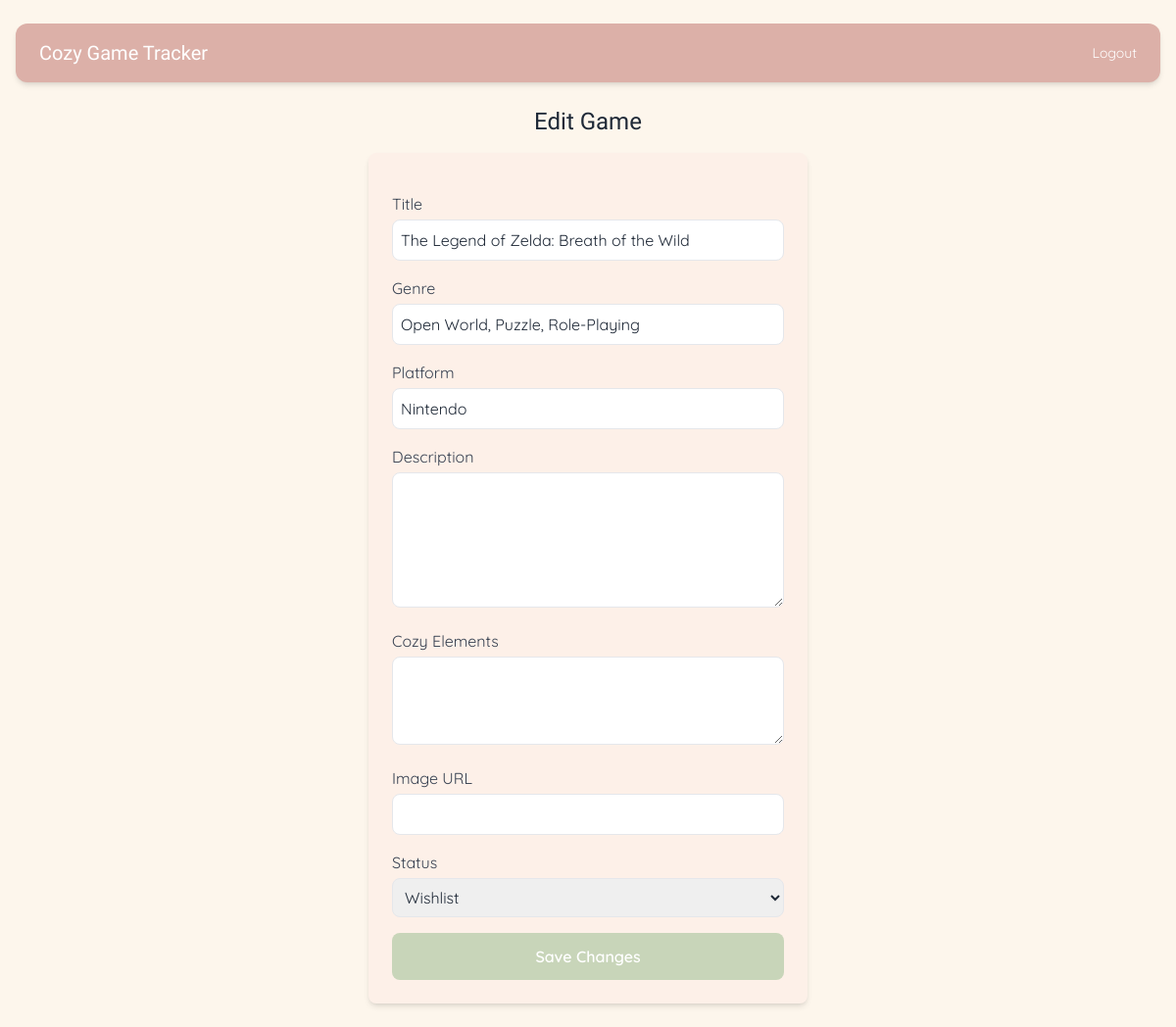
/games/2/edit (signed in), run on the app's committed database.
### app/models.py (models this page shows)
class Game(db.Model):
    __tablename__ = "games"
    id = db.Column(db.Integer, primary_key=True)
    title = db.Column(db.String(100), nullable=False)
    genre = db.Column(db.String(50))
    platform = db.Column(db.String(50))
    description = db.Column(db.Text)
    cozy_elements = db.Column(db.String(200))
    image_url = db.Column(db.String(255))
    gamelogs = db.relationship('GameLog', back_populates='game', cascade="all, delete-orphan")
    user_id = db.Column(db.Integer, db.ForeignKey('users.id'), nullable=False)
    user = db.relationship('User', back_populates='games')

### app/routes/main.py (the view)
@main_bp.route('/games/<int:id>/edit', methods=['GET', 'POST'])
@login_required
def edit_game(id):
    game = Game.query.get_or_404(id)
    gamelog = GameLog.query.filter_by(game_id=id, user_id=current_user.id).first()
    if game.user_id != current_user.id:
        flash("You are not authorized to edit this game.", "danger")
        return redirect(url_for('main.dashboard'))
    form = GameForm(obj=game)
    if gamelog and hasattr(form, 'status') and request.method == 'GET':
        form.status.data = gamelog.status
    if form.validate_on_submit():
        game.title = form.title.data
        game.genre = form.genre.data
        game.platform = form.platform.data
        game.description = form.description.data
        game.cozy_elements = form.cozy_elements.data
        game.image_url = form.image_url.data
        if gamelog and hasattr(form, 'status'):
            gamelog.status = form.status.data
        db.session.commit()
        flash("Game updated successfully!", "success")
        return redirect(url_for('main.game_detail', id=game.id))
    else:
        if form.is_submitted():
            flash(f"Form validation errors: {form.errors}", "danger")
    return render_template('games/edit_game.html', form=form, game=game, gamelog=gamelog)

### app/forms.py
class GameForm(FlaskForm):
    title = StringField('Title', validators=[DataRequired()])
    genre = StringField('Genre')
    platform = StringField('Platform')
    description = TextAreaField('Description')
    cozy_elements = TextAreaField('Cozy Elements')
    image_url = StringField('Image URL')
    status = SelectField('Status', choices=[('Wishlist', 'Wishlist'), ('Playing', 'Playing'), ('Completed', 'Completed')])
    submit = SubmitField('Add Game')

### app.py (called while the page is built)
@login_manager.user_loader
def load_user(user_id):
    from app.models import User
    return User.query.get(int(user_id))

### app/templates/games/edit_game.html (shortened to what this page needs)
{% extends "base.html" %}
{% block content %}
  <h2 class="text-2xl font-cozy mb-4 text-center">Edit Game</h2>
  <form method="POST" action="" class="space-y-4 bg-blush/20 p-6 rounded-lg shadow-md max-w-md mx-auto">
    <label class="block">
      <span class="text-gray-700">{{ form.title.label }}</span>
      {{ form.title(class="w-full mt-1 p-2 rounded-lg border") }}
    </label>
    <label class="block">
      <span class="text-gray-700">{{ form.genre.label }}</span>
      {{ form.genre(class="w-full mt-1 p-2 rounded-lg border") }}
    </label>
    <label class="block">
      <span class="text-gray-700">{{ form.platform.label }}</span>
      {{ form.platform(class="w-full mt-1 p-2 rounded-lg border") }}
    </label>
    <label class="block">
      <span class="text-gray-700">{{ form.description.label }}</span>
      {{ form.description(class="w-full mt-1 p-2 rounded-lg border", rows=5) }}
    </label>
    <label class="block">
      <span class="text-gray-700">{{ form.cozy_elements.label }}</span>
      {{ form.cozy_elements(class="w-full mt-1 p-2 rounded-lg border", rows=3) }}
    </label>
    <label class="block">
      <span class="text-gray-700">{{ form.image_url.label }}</span>
      {{ form.image_url(class="w-full mt-1 p-2 rounded-lg border", id="image_url") }}
    </label>
    <label class="block">
      <span class="text-gray-700">{{ form.status.label }}</span>
      {{ form.status(class="w-full mt-1 p-2 rounded-lg border") }}
    </label>
    <button type="submit" class="w-full py-3 bg-sage text-white font-semibold rounded-lg hover:bg-sage/90 transition">
      Save Changes
    </button>
  </form>
{% endblock %}

### data on the page
Game: title "The Legend of Zelda: Breath of the Wild", genre "Open World, Puzzle, Role-Playing", platform "Nintendo"
